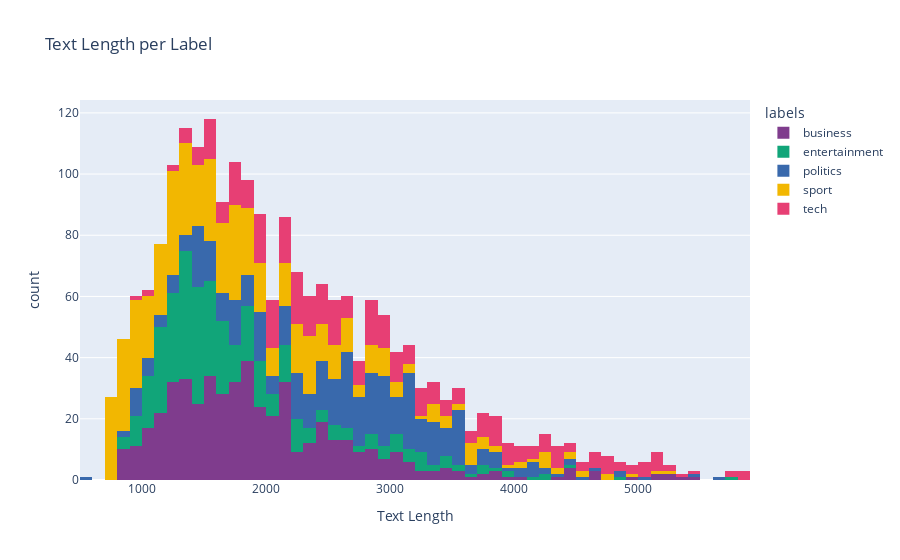

This figure's notebook cell:
### Code cell
fig = px.histogram(df, x="text_len", color="labels", title="Text Length per Label",
                   barmode='stack', color_discrete_sequence=px.colors.qualitative.Bold)

fig.update_layout(xaxis_title="Text Length")
fig.show()

### Figure 1 — Plotly figure (JSON) as saved in the notebook; plotly's stock layout.template omitted (floating-point values rounded to 4 significant figures; data arrays with more than 128 entries replaced by an {"elided": "..."} marker saying what was removed)
{"data": [{"alignmentgroup": "True", "bingroup": "x", "hovertemplate": "labels=business<br>text_len=%{x}<br>count=%{y}<extra></extra>", "legendgroup": "business", "marker": {"color": "rgb(127, 60, 141)", "pattern": {"shape": ""}}, "name": "business", "offsetgroup": "business", "orientation": "v", "showlegend": true, "type": "histogram", "x": {"elided": "503 int values"}, "xaxis": "x", "yaxis": "y"}, {"alignmentgroup": "True", "bingroup": "x", "hovertemplate": "labels=entertainment<br>text_len=%{x}<br>count=%{y}<extra></extra>", "legendgroup": "entertainment", "marker": {"color": "rgb(17, 165, 121)", "pattern": {"shape": ""}}, "name": "entertainment", "offsetgroup": "entertainment", "orientation": "v", "showlegend": true, "type": "histogram", "x": {"elided": "364 int values"}, "xaxis": "x", "yaxis": "y"}, {"alignmentgroup": "True", "bingroup": "x", "hovertemplate": "labels=politics<br>text_len=%{x}<br>count=%{y}<extra></extra>", "legendgroup": "politics", "marker": {"color": "rgb(57, 105, 172)", "pattern": {"shape": ""}}, "name": "politics", "offsetgroup": "politics", "orientation": "v", "showlegend": true, "type": "histogram", "x": {"elided": "399 int values"}, "xaxis": "x", "yaxis": "y"}, {"alignmentgroup": "True", "bingroup": "x", "hovertemplate": "labels=sport<br>text_len=%{x}<br>count=%{y}<extra></extra>", "legendgroup": "sport", "marker": {"color": "rgb(242, 183, 1)", "pattern": {"shape": ""}}, "name": "sport", "offsetgroup": "sport", "orientation": "v", "showlegend": true, "type": "histogram", "x": {"elided": "500 int values"}, "xaxis": "x", "yaxis": "y"}, {"alignmentgroup": "True", "bingroup": "x", "hovertemplate": "labels=tech<br>text_len=%{x}<br>count=%{y}<extra></extra>", "legendgroup": "tech", "marker": {"color": "rgb(231, 63, 116)", "pattern": {"shape": ""}}, "name": "tech", "offsetgroup": "tech", "orientation": "v", "showlegend": true, "type": "histogram", "x": {"elided": "341 int values"}, "xaxis": "x", "yaxis": "y"}], "layout": {"barmode": "stack", "legend": {"title": {"text": "labels"}, "tracegroupgap": 0}, "title": {"text": "Text Length per Label"}, "xaxis": {"anchor": "y", "domain": [0, 1], "title": {"text": "Text Length"}}, "yaxis": {"anchor": "x", "domain": [0, 1], "title": {"text": "count"}}}}
